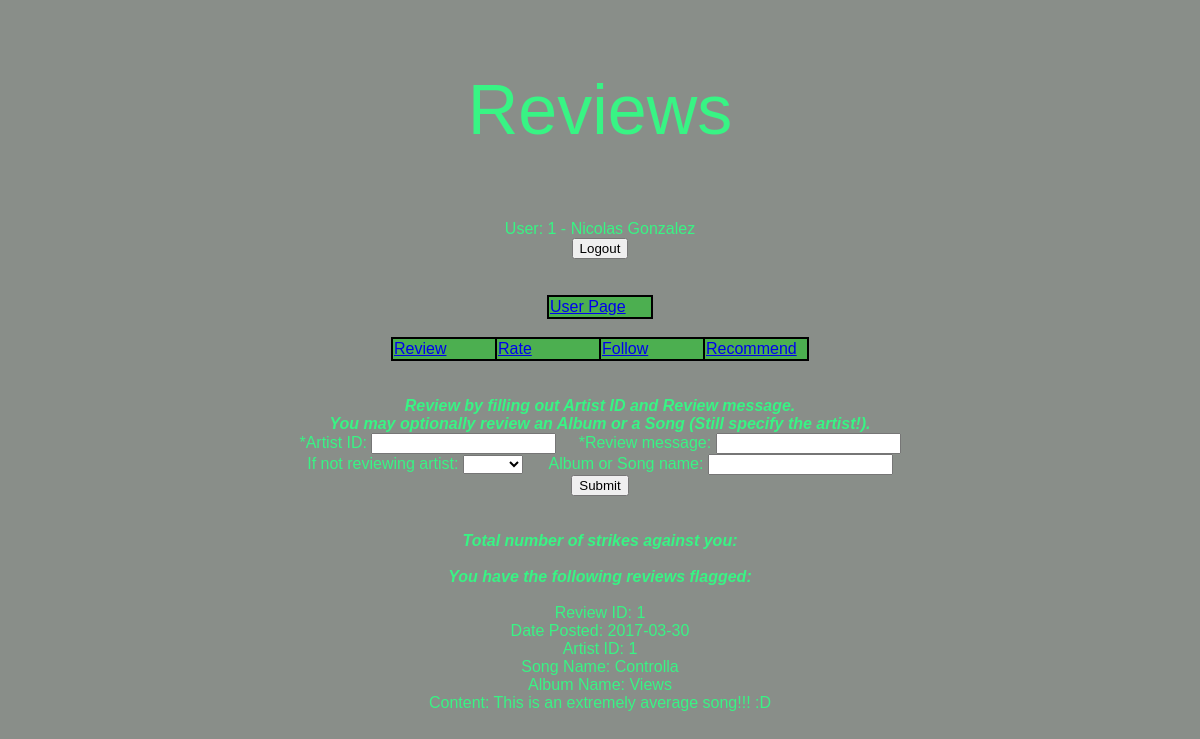
The page /review.php (signed in) on the database as committed earlier.
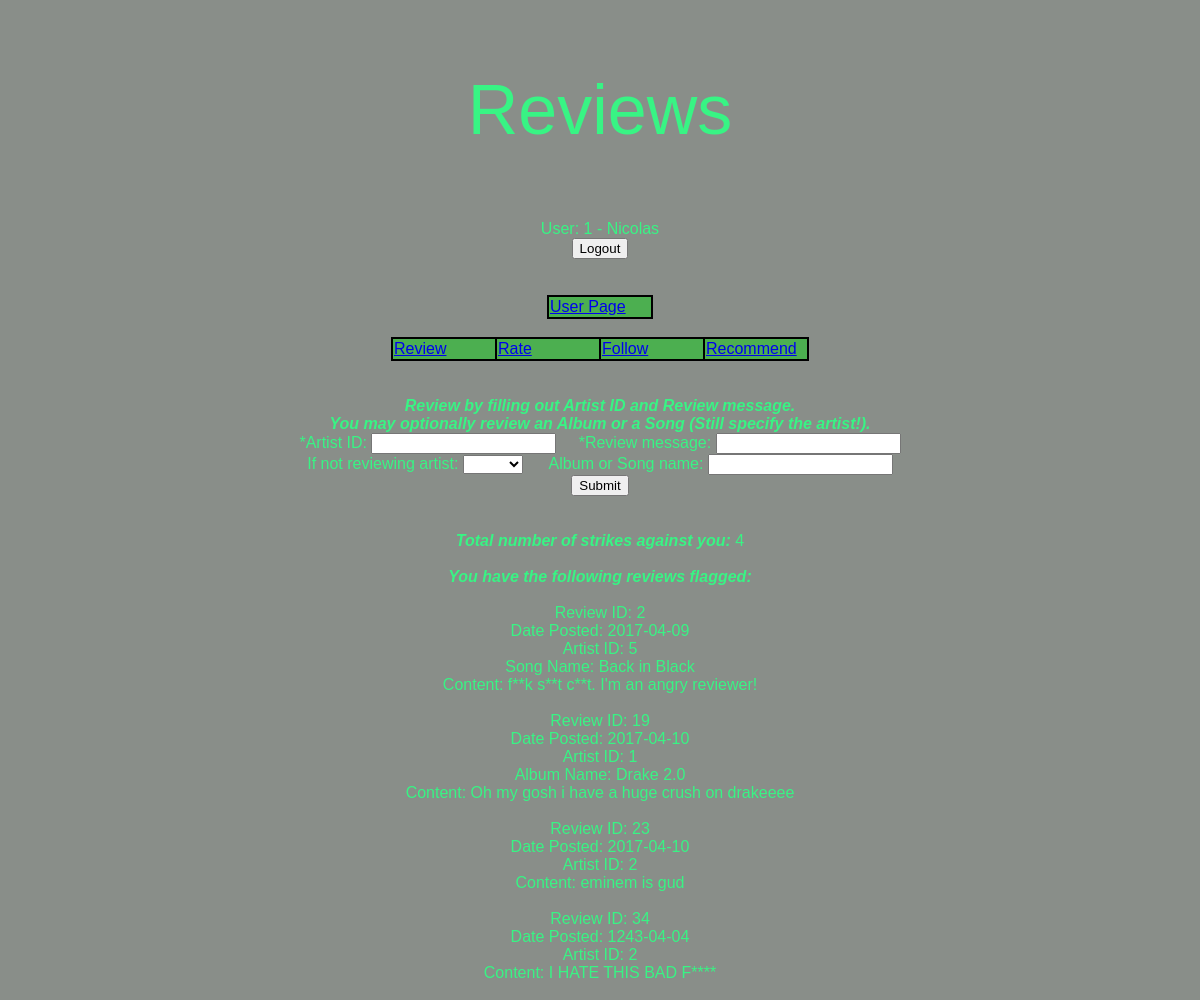
The same page on the database as committed later.
### tables this page shows
CREATE TABLE IF NOT EXISTS `user` (
  `UserID` int(11) NOT NULL AUTO_INCREMENT,
  `DOB` date DEFAULT NULL,
  `Name` varchar(25) DEFAULT NULL,
  `Password` varchar(32) DEFAULT NULL,
  PRIMARY KEY (`UserID`)
);

CREATE TABLE IF NOT EXISTS `review` (
  `ReviewID` int(11) NOT NULL AUTO_INCREMENT,
  `DatePosted` date DEFAULT NULL,
  `TimePosted` time NOT NULL,
  `Content` varchar(500) DEFAULT NULL,
  `SongName` varchar(25) DEFAULT NULL,
  `ArtistID` int(11) DEFAULT NULL,
  `AlbumName` varchar(25) DEFAULT NULL,
  `UserWhoWrote` int(11) NOT NULL,
  PRIMARY KEY (`ReviewID`),
  KEY `FK16` (`SongName`),
  KEY `FK17` (`ArtistID`),
  KEY `FK18` (`AlbumName`),
  KEY `FK19` (`UserWhoWrote`)
);

### review.php (the view, shortened to what this page needs)
<!DOCTYPE html>
<html>
    <head>
        <link rel="stylesheet" href="styles/style.css">
    </head>
    <body>
        <?php
        include('config.php');
        $userID = $_SESSION["UserID"];
        ?>
        <h3>Reviews</h3>
        <?php
        if (userID != "" && userID != NULL) {
            $sql = "SELECT * FROM user WHERE UserID = '$userID'";
            $result = $conn->query($sql);
            if ($result->num_rows > 0) {
                while ($row = $result->fetch_assoc()) {
                    echo "User: " . $row["UserID"] . " - " . $row["Name"] . "<br>";
                }
            }
        }
        ?>
        <form method="post" action="<?php echo htmlspecialchars($_SERVER["PHP_SELF"]); ?>">
            <input type="submit" name="Logout" value="Logout" />
        </form>
        <br><br>
        <table class="center">
            <tr>
                <td><a href="http://projbsn.cpsc.ucalgary.ca/userpage.php">User Page</a></td>
            </tr>
        </table>
        <br>
        <table class="center">
            <tr>
                <td><a href="http://projbsn.cpsc.ucalgary.ca/review.php">Review</a></td>
                <td><a href="http://projbsn.cpsc.ucalgary.ca/rate.php">Rate</a></td>
                <td><a href="http://projbsn.cpsc.ucalgary.ca/follow.php">Follow</a></td>
                <td><a href="http://projbsn.cpsc.ucalgary.ca/recommend.php">Recommend</a></td>
            </tr>
        </table>
        <br><br>
        <i><b>Review by filling out Artist ID and Review message.</i></b><br>
        <i><b>You may optionally review an Album or a Song (Still specify the artist!).</i></b><br>
        <form action="review.php" method="post">
            *Artist ID: <input type="text" name="artistID">&nbsp;&nbsp;&nbsp;&nbsp;
            *Review message: <input type="text" name="review"><br>
            If not reviewing artist:
                <select name="type">
                    <option value="null"> </option>
                    <option value="album">Album</option>
                </select> &nbsp;&nbsp;&nbsp;&nbsp;
            Album or Song name: <input type="text" name="otherID"><br>
            <input type="submit" value="Submit">
        </form>
        <br><br>
        <?php
        echo "<i><b>Total number of strikes against you:</i></b> ";
        $sql = "SELECT SUM(NumStrikes) AS sum FROM user_warning WHERE UserID = '$userID'";
        $result = $conn->query($sql);
        if ($result->num_rows > 0) {
            while ($row = $result->fetch_assoc()) {
                echo $row["sum"];
            }
        }
        echo "<br><br><i><b>You have the following reviews flagged:</i></b><br><br>";
        $sql = "SELECT R.*
                FROM review AS R, flag AS F
                WHERE R.UserWhoWrote = '$userID'
                    AND R.ReviewID = F.ReviewID";
        $result = $conn->query($sql);
        if ($result->num_rows > 0) {
            while ($row = $result->fetch_assoc()) {
                echo "Review ID: " . $row["ReviewID"] . "<br>";
                echo "Date Posted: " . $row["DatePosted"] . "<br>";
                echo "Artist ID: " .  $row["ArtistID"] . "<br>";
                if ($row["SongName"] != NULL) {
                    echo "Song Name: " . $row["SongName"] . "<br>";
                }
                if ($row["AlbumName"] != NULL) {
                    echo "Album Name: " . $row["AlbumName"] . "<br>";
                }
                echo "Content: " . $row["Content"] . "<br><br>";
            }
        }
        ?>
    </body>
</html>

Rows that differ between the two databases and show on the page:
removed review: ReviewID "1", DatePosted "2017-03-30", ArtistID "1", SongName "Controlla", AlbumName "Views", Content "This is an extremely average song!!! :D"
changed user id 1: Name "Nicolas Gonzalez" → "Nicolas"
now on this page (row edited): review: ReviewID "2", DatePosted "2017-04-09", ArtistID "5", SongName "Back in Black", Content "f**k s**t c**t. I'm an angry reviewer!"
added review: ReviewID "19", DatePosted "2017-04-10", ArtistID "1", AlbumName "Drake 2.0", Content "Oh my gosh i have a huge crush on drakeeee"
added review: ReviewID "23", DatePosted "2017-04-10", ArtistID "2", Content "eminem is gud"
added review: ReviewID "34", DatePosted "1243-04-04", ArtistID "2", Content "I HATE THIS BAD F****"
Other text that changed with them:
new list line: "4"
